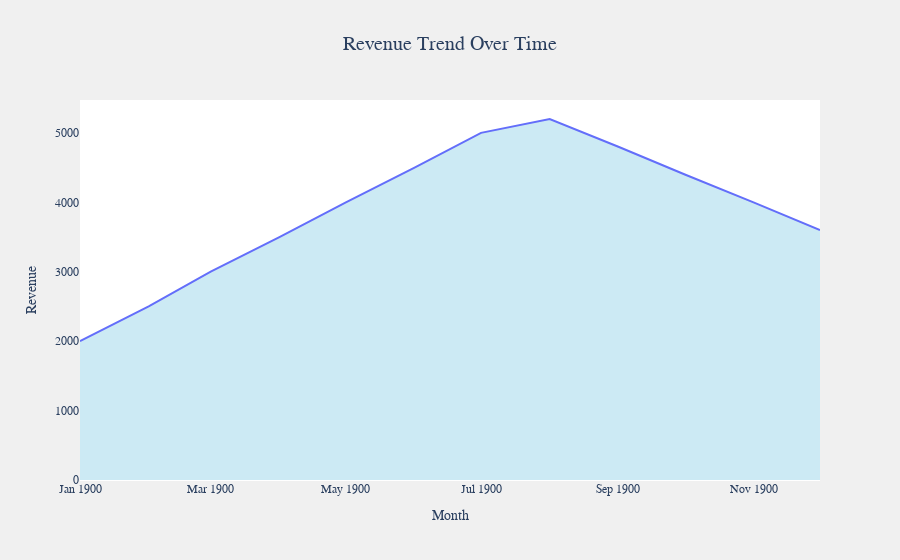
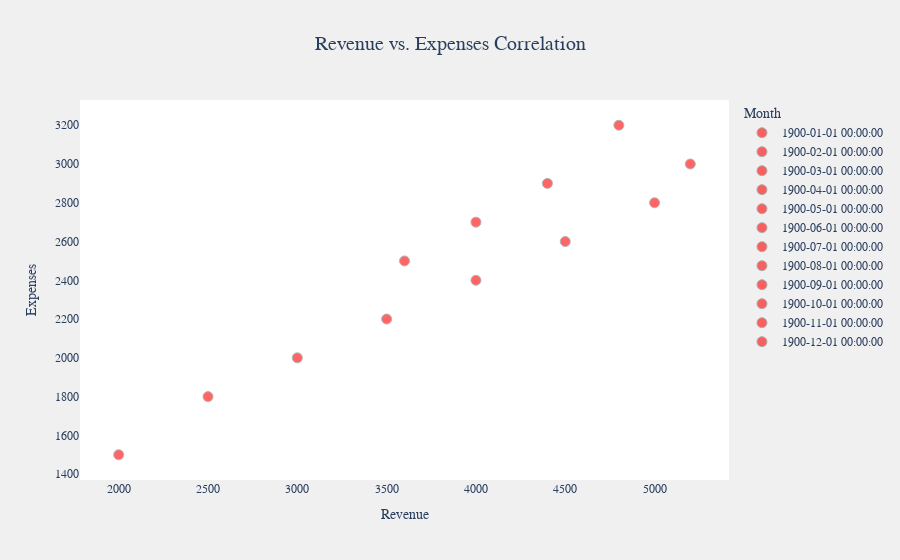
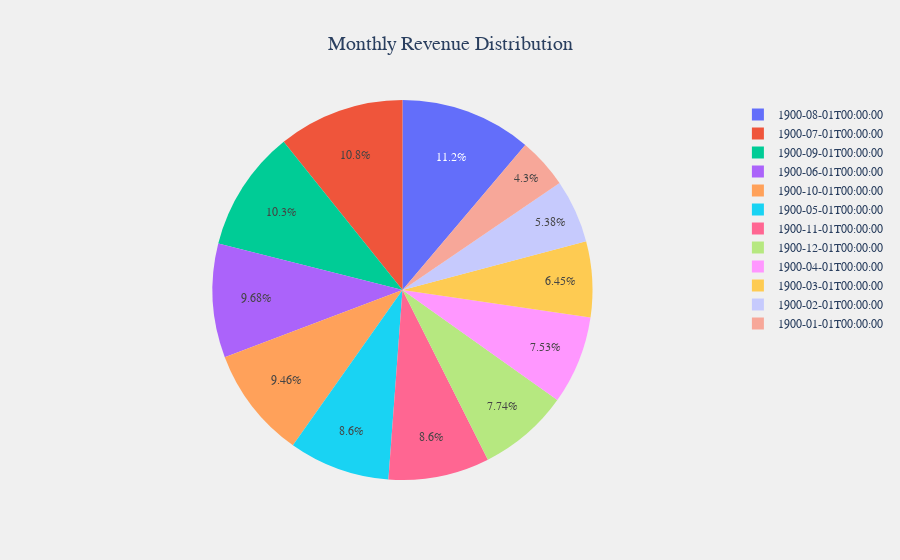

The code cell stored with these charts, in order, in its notebook:
### Markdown cell above
import re
import subprocess
import sys
import importlib
import traceback
import ast

def install_required_packages(generated_code):
    """
    Parses the generated code to find all import statements, installs any missing packages,
    and returns a dictionary mapping aliases to the imported modules.
    """
    import_alias_map = {}
    unique_libraries = set()

    try:
        # Parse the generated code into an AST
        tree = ast.parse(generated_code)
        for node in ast.walk(tree):
            if isinstance(node, ast.Import):
                for alias in node.names:
                    module_name = alias.name
                    asname = alias.asname if alias.asname else module_name.split('.')[0]
                    unique_libraries.add(module_name.split('.')[0])  # Base library
                    import_alias_map[asname] = module_name
            elif isinstance(node, ast.ImportFrom):
                module = node.module
                if module is None:
                    continue  # Handle cases like 'from . import something'
                for alias in node.names:
                    full_module = f"{module}.{alias.name}"
                    asname = alias.asname if alias.asname else alias.name
                    unique_libraries.add(module.split('.')[0])  # Base library
                    import_alias_map[asname] = full_module
    except Exception as e:
        print(f"Error parsing import statements: {e}")
        return {}

    # Install missing libraries
    for library in unique_libraries:
        try:
            importlib.import_module(library)
        except ImportError:
            try:
                print(f"Installing '{library}'...")
                subprocess.check_call([sys.executable, "-m", "pip", "install", library])
                print(f"Successfully installed '{library}'.")
            except subprocess.CalledProcessError as e:
                print(f"Failed to install '{library}': {e}")
            except Exception as e:
                print(f"Unexpected error while installing '{library}': {traceback.format_exc()}")

    # Import modules and map aliases
    imported_modules = {}
    for alias, module_path in import_alias_map.items():
        try:
            if '.' in module_path:
                # For 'from module import name as alias'
                parts = module_path.split('.')
                base_module = '.'.join(parts[:-1])
                attr = parts[-1]
                module = importlib.import_module(base_module)
                imported_module = getattr(module, attr)
                imported_modules[alias] = imported_module
            else:
                # For 'import module as alias'
                module = importlib.import_module(module_path)
                imported_modules[alias] = module
        except AttributeError:
            print(f"Attribute '{parts[-1]}' not found in module '{base_module}'.")
        except ImportError as e:
            print(f"Failed to import '{module_path}': {e}")
        except Exception as e:
            print(f"Error importing '{module_path}': {traceback.format_exc()}")

    return imported_modules

### Code cell
generate("data.csv")

### Figure 1 — Plotly figure (JSON) as saved in the notebook; plotly's stock layout.template omitted (floating-point values rounded to 4 significant figures)
{"data": [{"fill": "tozeroy", "fillcolor": "rgba(0, 150, 200, 0.2)", "hovertemplate": "Month=%{x}<br>Revenue=%{y}<extra></extra>", "legendgroup": "", "line": {"color": "#636efa", "dash": "solid"}, "marker": {"color": "blue", "line": {"color": "blue", "width": 2}, "size": 8, "symbol": "circle"}, "mode": "lines", "name": "", "orientation": "v", "showlegend": false, "type": "scatter", "x": ["1900-01-01T00:00:00", "1900-02-01T00:00:00", "1900-03-01T00:00:00", "1900-04-01T00:00:00", "1900-05-01T00:00:00", "1900-06-01T00:00:00", "1900-07-01T00:00:00", "1900-08-01T00:00:00", "1900-09-01T00:00:00", "1900-10-01T00:00:00", "1900-11-01T00:00:00", "1900-12-01T00:00:00"], "xaxis": "x", "y": [2000, 2500, 3000, 3500, 4000, 4500, 5000, 5200, 4800, 4400, 4000, 3600], "yaxis": "y"}], "layout": {"font": {"family": "Arial"}, "legend": {"tracegroupgap": 0}, "paper_bgcolor": "rgba(240, 240, 240, 1)", "plot_bgcolor": "rgba(255, 255, 255, 1)", "title": {"font": {"size": 20}, "text": "Revenue Trend Over Time", "x": 0.5}, "xaxis": {"anchor": "y", "domain": [0, 1], "title": {"text": "Month"}}, "yaxis": {"anchor": "x", "domain": [0, 1], "title": {"text": "Revenue"}}}}

### Figure 2 — Plotly figure (JSON) as saved in the notebook; plotly's stock layout.template omitted (floating-point values rounded to 4 significant figures)
{"data": [{"hovertemplate": "Month: %{customdata[0]}<br>Revenue: %{x}<br>Expenses: %{y}", "legendgroup": "1900-01-01 00:00:00", "marker": {"color": "red", "line": {"color": "gray", "width": 1}, "opacity": 0.6, "size": 10, "symbol": "circle"}, "mode": "markers", "name": "1900-01-01 00:00:00", "orientation": "v", "showlegend": true, "type": "scatter", "x": [2000], "xaxis": "x", "y": [1500], "yaxis": "y"}, {"hovertemplate": "Month: %{customdata[0]}<br>Revenue: %{x}<br>Expenses: %{y}", "legendgroup": "1900-02-01 00:00:00", "marker": {"color": "red", "line": {"color": "gray", "width": 1}, "opacity": 0.6, "size": 10, "symbol": "circle"}, "mode": "markers", "name": "1900-02-01 00:00:00", "orientation": "v", "showlegend": true, "type": "scatter", "x": [2500], "xaxis": "x", "y": [1800], "yaxis": "y"}, {"hovertemplate": "Month: %{customdata[0]}<br>Revenue: %{x}<br>Expenses: %{y}", "legendgroup": "1900-03-01 00:00:00", "marker": {"color": "red", "line": {"color": "gray", "width": 1}, "opacity": 0.6, "size": 10, "symbol": "circle"}, "mode": "markers", "name": "1900-03-01 00:00:00", "orientation": "v", "showlegend": true, "type": "scatter", "x": [3000], "xaxis": "x", "y": [2000], "yaxis": "y"}, {"hovertemplate": "Month: %{customdata[0]}<br>Revenue: %{x}<br>Expenses: %{y}", "legendgroup": "1900-04-01 00:00:00", "marker": {"color": "red", "line": {"color": "gray", "width": 1}, "opacity": 0.6, "size": 10, "symbol": "circle"}, "mode": "markers", "name": "1900-04-01 00:00:00", "orientation": "v", "showlegend": true, "type": "scatter", "x": [3500], "xaxis": "x", "y": [2200], "yaxis": "y"}, {"hovertemplate": "Month: %{customdata[0]}<br>Revenue: %{x}<br>Expenses: %{y}", "legendgroup": "1900-05-01 00:00:00", "marker": {"color": "red", "line": {"color": "gray", "width": 1}, "opacity": 0.6, "size": 10, "symbol": "circle"}, "mode": "markers", "name": "1900-05-01 00:00:00", "orientation": "v", "showlegend": true, "type": "scatter", "x": [4000], "xaxis": "x", "y": [2400], "yaxis": "y"}, {"hovertemplate": "Month: %{customdata[0]}<br>Revenue: %{x}<br>Expenses: %{y}", "legendgroup": "1900-06-01 00:00:00", "marker": {"color": "red", "line": {"color": "gray", "width": 1}, "opacity": 0.6, "size": 10, "symbol": "circle"}, "mode": "markers", "name": "1900-06-01 00:00:00", "orientation": "v", "showlegend": true, "type": "scatter", "x": [4500], "xaxis": "x", "y": [2600], "yaxis": "y"}, {"hovertemplate": "Month: %{customdata[0]}<br>Revenue: %{x}<br>Expenses: %{y}", "legendgroup": "1900-07-01 00:00:00", "marker": {"color": "red", "line": {"color": "gray", "width": 1}, "opacity": 0.6, "size": 10, "symbol": "circle"}, "mode": "markers", "name": "1900-07-01 00:00:00", "orientation": "v", "showlegend": true, "type": "scatter", "x": [5000], "xaxis": "x", "y": [2800], "yaxis": "y"}, {"hovertemplate": "Month: %{customdata[0]}<br>Revenue: %{x}<br>Expenses: %{y}", "legendgroup": "1900-08-01 00:00:00", "marker": {"color": "red", "line": {"color": "gray", "width": 1}, "opacity": 0.6, "size": 10, "symbol": "circle"}, "mode": "markers", "name": "1900-08-01 00:00:00", "orientation": "v", "showlegend": true, "type": "scatter", "x": [5200], "xaxis": "x", "y": [3000], "yaxis": "y"}, {"hovertemplate": "Month: %{customdata[0]}<br>Revenue: %{x}<br>Expenses: %{y}", "legendgroup": "1900-09-01 00:00:00", "marker": {"color": "red", "line": {"color": "gray", "width": 1}, "opacity": 0.6, "size": 10, "symbol": "circle"}, "mode": "markers", "name": "1900-09-01 00:00:00", "orientation": "v", "showlegend": true, "type": "scatter", "x": [4800], "xaxis": "x", "y": [3200], "yaxis": "y"}, {"hovertemplate": "Month: %{customdata[0]}<br>Revenue: %{x}<br>Expenses: %{y}", "legendgroup": "1900-10-01 00:00:00", "marker": {"color": "red", "line": {"color": "gray", "width": 1}, "opacity": 0.6, "size": 10, "symbol": "circle"}, "mode": "markers", "name": "1900-10-01 00:00:00", "orientation": "v", "showlegend": true, "type": "scatter", "x": [4400], "xaxis": "x", "y": [2900], "yaxis": "y"}, {"hovertemplate": "Month: %{customdata[0]}<br>Revenue: %{x}<br>Expenses: %{y}", "legendgroup": "1900-11-01 00:00:00", "marker": {"color": "red", "line": {"color": "gray", "width": 1}, "opacity": 0.6, "size": 10, "symbol": "circle"}, "mode": "markers", "name": "1900-11-01 00:00:00", "orientation": "v", "showlegend": true, "type": "scatter", "x": [4000], "xaxis": "x", "y": [2700], "yaxis": "y"}, {"hovertemplate": "Month: %{customdata[0]}<br>Revenue: %{x}<br>Expenses: %{y}", "legendgroup": "1900-12-01 00:00:00", "marker": {"color": "red", "line": {"color": "gray", "width": 1}, "opacity": 0.6, "size": 10, "symbol": "circle"}, "mode": "markers", "name": "1900-12-01 00:00:00", "orientation": "v", "showlegend": true, "type": "scatter", "x": [3600], "xaxis": "x", "y": [2500], "yaxis": "y"}], "layout": {"font": {"family": "Arial"}, "legend": {"title": {"text": "Month"}, "tracegroupgap": 0}, "paper_bgcolor": "rgba(240, 240, 240, 1)", "plot_bgcolor": "rgba(255, 255, 255, 1)", "title": {"font": {"size": 20}, "text": "Revenue vs. Expenses Correlation", "x": 0.5}, "xaxis": {"anchor": "y", "domain": [0, 1], "title": {"text": "Revenue"}}, "yaxis": {"anchor": "x", "domain": [0, 1], "title": {"text": "Expenses"}}}}

### Figure 3 — Plotly figure (JSON) as saved in the notebook; plotly's stock layout.template omitted (floating-point values rounded to 4 significant figures)
{"data": [{"domain": {"x": [0, 1], "y": [0, 1]}, "hovertemplate": "Month: %{label}<br>Revenue: %{value:.2f}", "labels": ["1900-01-01T00:00:00", "1900-02-01T00:00:00", "1900-03-01T00:00:00", "1900-04-01T00:00:00", "1900-05-01T00:00:00", "1900-06-01T00:00:00", "1900-07-01T00:00:00", "1900-08-01T00:00:00", "1900-09-01T00:00:00", "1900-10-01T00:00:00", "1900-11-01T00:00:00", "1900-12-01T00:00:00"], "legendgroup": "", "name": "", "showlegend": true, "type": "pie", "values": [2000, 2500, 3000, 3500, 4000, 4500, 5000, 5200, 4800, 4400, 4000, 3600]}], "layout": {"font": {"family": "Arial"}, "legend": {"tracegroupgap": 0}, "paper_bgcolor": "rgba(240, 240, 240, 1)", "plot_bgcolor": "rgba(255, 255, 255, 1)", "title": {"font": {"size": 20}, "text": "Monthly Revenue Distribution", "x": 0.5}}}
